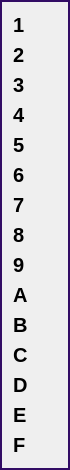
           <widget class="QFrame" name="frame_2">
            <property name="maximumSize">
             <size>
              <width>70</width>
              <height>16777215</height>
             </size>
            </property>
            <property name="styleSheet">
             <string notr="true">QFrame{
	border: 2px solid rgb(50,12,100);
}

QLabel {
    font-size: 20px;
font-weight: bold;
border: none;
}


</string>
            </property>
            <property name="frameShape">
             <enum>QFrame::Shape::StyledPanel</enum>
            </property>
            <property name="frameShadow">
             <enum>QFrame::Shadow::Raised</enum>
            </property>
            <layout class="QGridLayout" name="gridLayout_4">
             <item row="8" column="0">
              <widget class="QLabel" name="x9">
               <property name="font">
                <font>
                 <pointsize>-1</pointsize>
                 <bold>true</bold>
                </font>
               </property>
               <property name="text">
                <string>9</string>
               </property>
              </widget>
             </item>
             <item row="13" column="0">
              <widget class="QLabel" name="xe">
               <property name="font">
                <font>
                 <pointsize>-1</pointsize>
                 <bold>true</bold>
                </font>
               </property>
               <property name="text">
                <string>E</string>
               </property>
              </widget>
             </item>
             <item row="9" column="0">
              <widget class="QLabel" name="xa">
               <property name="font">
                <font>
                 <pointsize>-1</pointsize>
                 <bold>true</bold>
                </font>
               </property>
               <property name="text">
                <string>A</string>
               </property>
              </widget>
             </item>
             <item row="4" column="0">
              <widget class="QLabel" name="x5">
               <property name="font">
                <font>
                 <pointsize>-1</pointsize>
                 <bold>true</bold>
                </font>
               </property>
               <property name="text">
                <string>5</string>
               </property>
              </widget>
             </item>
             <item row="2" column="0">
              <widget class="QLabel" name="x3">
               <property name="font">
                <font>
                 <pointsize>-1</pointsize>
                 <bold>true</bold>
                </font>
               </property>
               <property name="text">
                <string>3</string>
               </property>
              </widget>
             </item>
             <item row="11" column="0">
              <widget class="QLabel" name="xc">
               <property name="font">
                <font>
                 <pointsize>-1</pointsize>
                 <bold>true</bold>
                </font>
               </property>
               <property name="text">
                <string>C</string>
               </property>
              </widget>
             </item>
             <item row="6" column="0">
              <widget class="QLabel" name="x7">
               <property name="font">
                <font>
                 <pointsize>-1</pointsize>
                 <bold>true</bold>
                </font>
               </property>
               <property name="text">
                <string>7</string>
               </property>
              </widget>
             </item>
             <item row="0" column="0">
              <widget class="QLabel" name="x1">
               <property name="font">
                <font>
                 <pointsize>-1</pointsize>
                 <bold>true</bold>
                </font>
               </property>
               <property name="text">
                <string>1</string>
               </property>
              </widget>
             </item>
             <item row="7" column="0">
              <widget class="QLabel" name="x8">
               <property name="font">
                <font>
                 <pointsize>-1</pointsize>
                 <bold>true</bold>
                </font>
               </property>
               <property name="text">
                <string>8</string>
               </property>
              </widget>
             </item>
             <item row="1" column="0">
              <widget class="QLabel" name="x2">
               <property name="font">
                <font>
                 <pointsize>-1</pointsize>
                 <bold>true</bold>
                </font>
               </property>
               <property name="text">
                <string>2</string>
               </property>
              </widget>
             </item>
             <item row="5" column="0">
              <widget class="QLabel" name="x6">
               <property name="font">
                <font>
                 <pointsize>-1</pointsize>
                 <bold>true</bold>
                </font>
               </property>
               <property name="text">
                <string>6</string>
               </property>
              </widget>
             </item>
             <item row="3" column="0">
              <widget class="QLabel" name="x4">
               <property name="font">
                <font>
                 <pointsize>-1</pointsize>
                 <bold>true</bold>
                </font>
               </property>
               <property name="text">
                <string>4</string>
               </property>
              </widget>
             </item>
             <item row="12" column="0">
              <widget class="QLabel" name="xd">
               <property name="font">
                <font>
                 <pointsize>-1</pointsize>
                 <bold>true</bold>
                </font>
               </property>
               <property name="text">
                <string>D</string>
               </property>
              </widget>
             </item>
             <item row="10" column="0">
              <widget class="QLabel" name="xb">
               <property name="font">
                <font>
                 <pointsize>-1</pointsize>
                 <bold>true</bold>
                </font>
               </property>
               <property name="text">
                <string>B</string>
               </property>
              </widget>
             </item>
             <item row="14" column="0">
              <widget class="QLabel" name="xf">
               <property name="font">
                <font>
                 <pointsize>-1</pointsize>
                 <bold>true</bold>
                </font>
               </property>
               <property name="text">
                <string>F</string>
               </property>
              </widget>
             </item>
            </layout>
           </widget>
